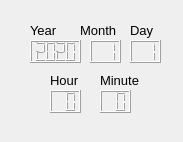
<?xml version="1.0" encoding="UTF-8"?>
<ui version="4.0">
 <class>TimeInputScreen</class>
 <widget class="QWidget" name="TimeInputScreen">
  <property name="geometry">
   <rect>
    <x>0</x>
    <y>0</y>
    <width>183</width>
    <height>142</height>
   </rect>
  </property>
  <property name="windowTitle">
   <string>Form</string>
  </property>
  <widget class="QLabel" name="label_2">
   <property name="geometry">
    <rect>
     <x>130</x>
     <y>20</y>
     <width>31</width>
     <height>21</height>
    </rect>
   </property>
   <property name="font">
    <font>
     <pointsize>10</pointsize>
    </font>
   </property>
   <property name="text">
    <string>Day</string>
   </property>
  </widget>
  <widget class="QLabel" name="label_3">
   <property name="geometry">
    <rect>
     <x>80</x>
     <y>20</y>
     <width>41</width>
     <height>21</height>
    </rect>
   </property>
   <property name="font">
    <font>
     <pointsize>10</pointsize>
    </font>
   </property>
   <property name="text">
    <string>Month</string>
   </property>
  </widget>
  <widget class="QLabel" name="label_4">
   <property name="geometry">
    <rect>
     <x>30</x>
     <y>20</y>
     <width>31</width>
     <height>21</height>
    </rect>
   </property>
   <property name="font">
    <font>
     <pointsize>10</pointsize>
    </font>
   </property>
   <property name="text">
    <string>Year</string>
   </property>
  </widget>
  <widget class="QLCDNumber" name="day_display">
   <property name="geometry">
    <rect>
     <x>130</x>
     <y>40</y>
     <width>31</width>
     <height>23</height>
    </rect>
   </property>
   <property name="digitCount">
    <number>2</number>
   </property>
   <property name="intValue" stdset="0">
    <number>1</number>
   </property>
  </widget>
  <widget class="QLCDNumber" name="month_display">
   <property name="geometry">
    <rect>
     <x>90</x>
     <y>40</y>
     <width>31</width>
     <height>23</height>
    </rect>
   </property>
   <property name="digitCount">
    <number>2</number>
   </property>
   <property name="intValue" stdset="0">
    <number>1</number>
   </property>
  </widget>
  <widget class="QLCDNumber" name="year_display">
   <property name="geometry">
    <rect>
     <x>30</x>
     <y>40</y>
     <width>51</width>
     <height>23</height>
    </rect>
   </property>
   <property name="digitCount">
    <number>4</number>
   </property>
   <property name="intValue" stdset="0">
    <number>2020</number>
   </property>
  </widget>
  <widget class="QLabel" name="label_6">
   <property name="geometry">
    <rect>
     <x>50</x>
     <y>70</y>
     <width>31</width>
     <height>21</height>
    </rect>
   </property>
   <property name="font">
    <font>
     <pointsize>10</pointsize>
    </font>
   </property>
   <property name="text">
    <string>Hour</string>
   </property>
  </widget>
  <widget class="QLabel" name="label_7">
   <property name="geometry">
    <rect>
     <x>100</x>
     <y>70</y>
     <width>51</width>
     <height>21</height>
    </rect>
   </property>
   <property name="font">
    <font>
     <pointsize>10</pointsize>
    </font>
   </property>
   <property name="text">
    <string>Minute</string>
   </property>
  </widget>
  <widget class="QLCDNumber" name="hour_display">
   <property name="geometry">
    <rect>
     <x>50</x>
     <y>90</y>
     <width>31</width>
     <height>23</height>
    </rect>
   </property>
   <property name="digitCount">
    <number>2</number>
   </property>
   <property name="intValue" stdset="0">
    <number>0</number>
   </property>
  </widget>
  <widget class="QLCDNumber" name="minute_display">
   <property name="geometry">
    <rect>
     <x>100</x>
     <y>90</y>
     <width>31</width>
     <height>23</height>
    </rect>
   </property>
   <property name="digitCount">
    <number>2</number>
   </property>
   <property name="intValue" stdset="0">
    <number>0</number>
   </property>
  </widget>
 </widget>
 <resources/>
 <connections/>
</ui>
